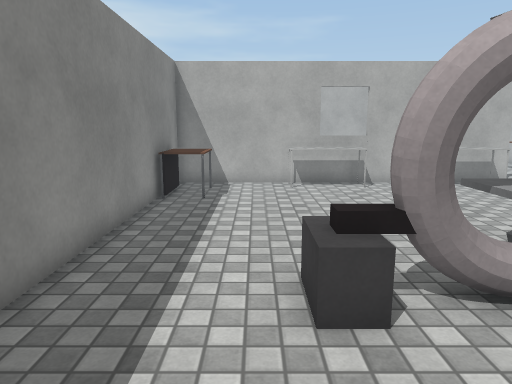
view 1 (above)

16 first-person views from a walk through a 3-D level made in the Unity game engine. The camera is 1.5 m above the floor, tilts 10° down and sees 70° across. The floor is counted in squares, 0.64 m on a side. Each view is taken from the middle of a square. On the plan, view 1 faces up. The plan holds only what a view shows up to about 20 squares ahead; the rest is blank. The player is left out. Door leaves are left out, so doorways stand open. Surface patterns are stand-ins for the level's own textures.

view 2
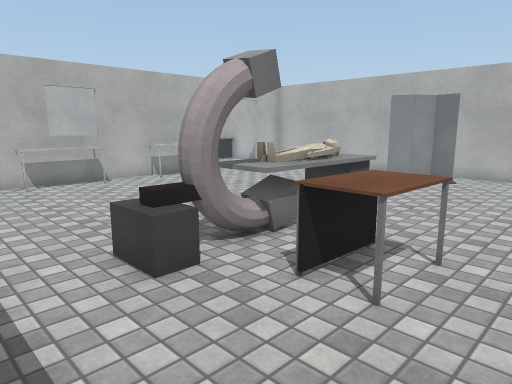

view 3
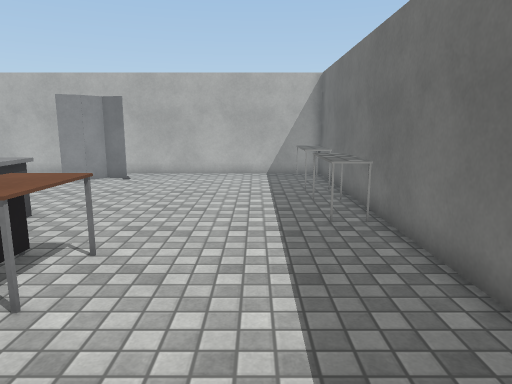

view 4
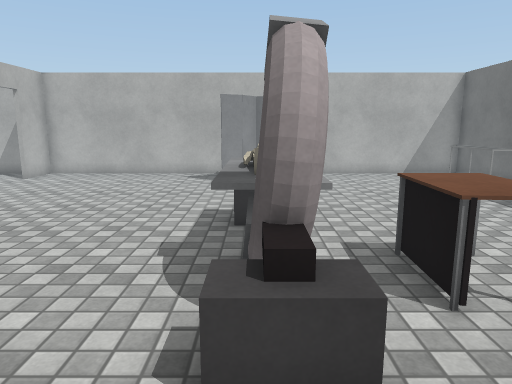

view 5
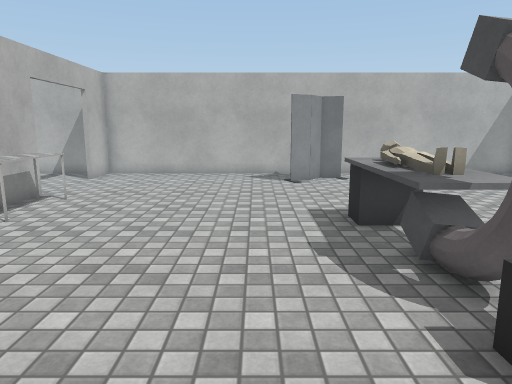

view 6
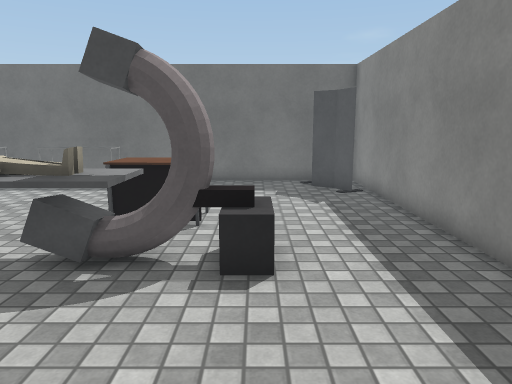

view 7
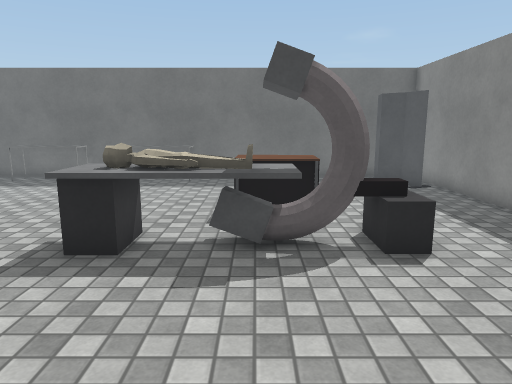

view 8
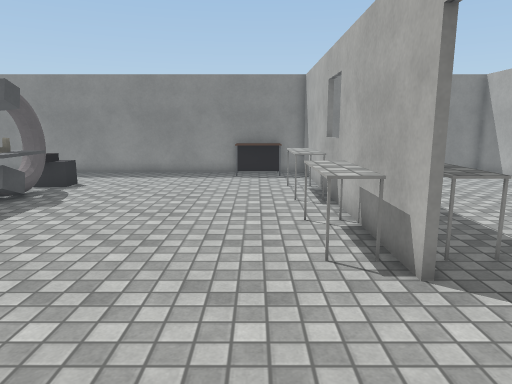

view 9
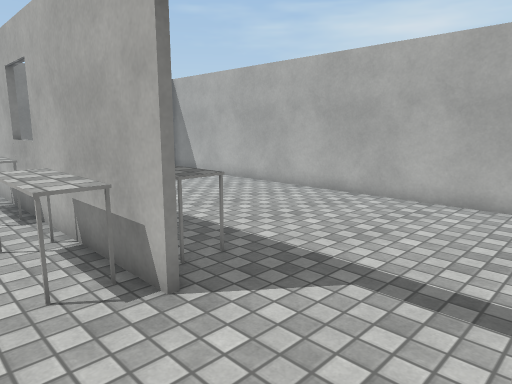

view 10
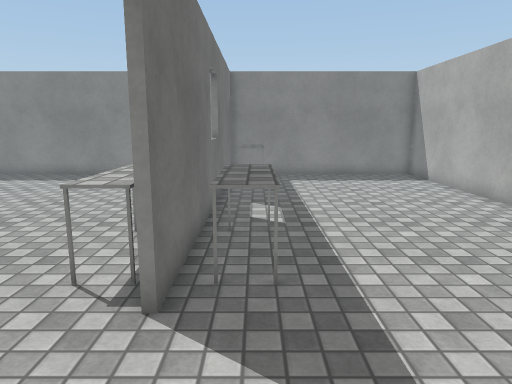

view 11
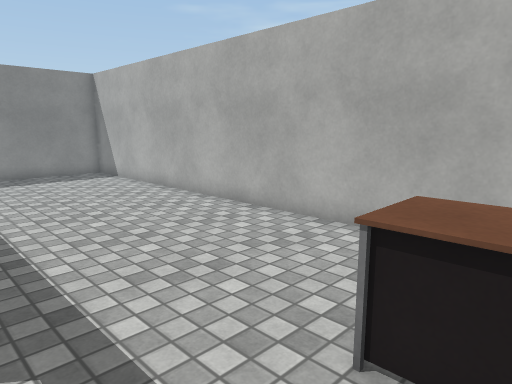

view 12
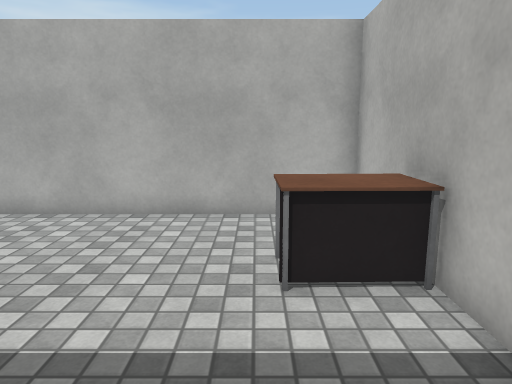

view 13
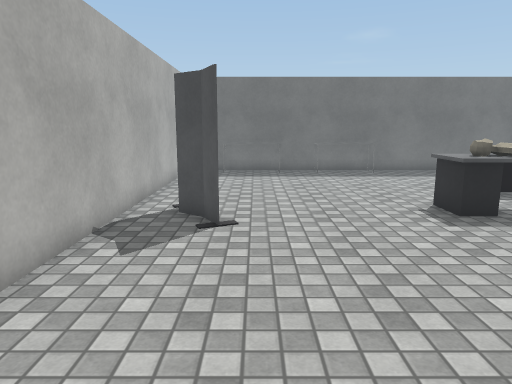

view 14
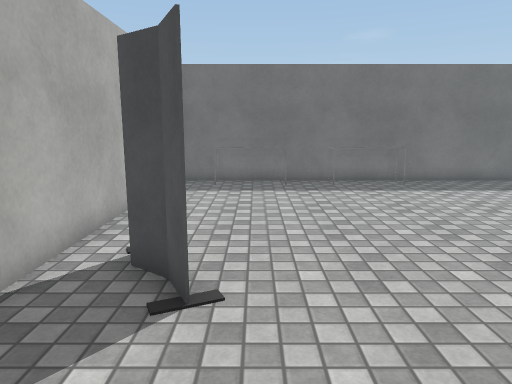

view 15
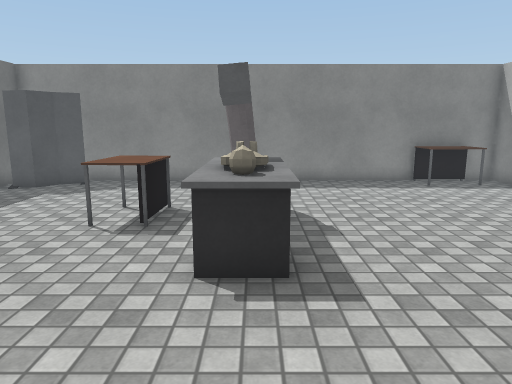

view 16
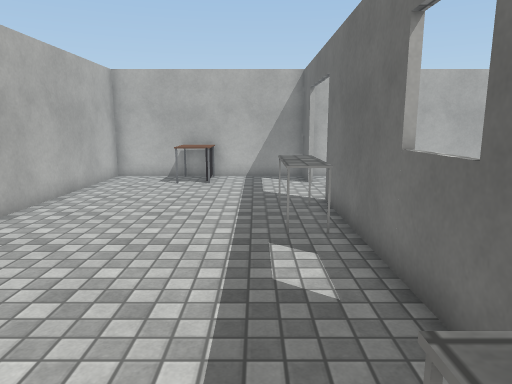

### Floor plan
Points are (right, up) in squares from view 1. A wall is a line through its corners. A room is listed if a view was taken in it or the views show most of it. See-through windows are left out.
Room 1 (views 1, 2, 3, 4, 5, 6, 7, 8, 9, 12, 13, 14, 15)
walls: (13.9, 6.6) (14.4, 5.6) (15.2, 5); (14.9, 4) (15.1, 5) (14.3, 5.6) (13.9, 6.5); (10.4, -5.3) (11.6, -5.3); (10.8, 15.5) (-3.3, 15.5); (-2.5, -2.1) (-2.1, -3.1) (-1.3, -3.7) (-1.4, -4.8); (-3.3, 11.6) (-3.3, -4.9); (15.4, -5.3) (16.7, -5.3) (16.7, 16); (-2.4, -5.3) (6.6, -5.3); (16.8, 15.5) (14.6, 15.5)
ways out: open door at (12.5, 16) to room 2
objects: table (-3, 12) to (-2, 14); other object (1, 4) to (2, 5); table (1, 14) to (4, 15); table (2, 1) to (5, 2); table (3, 4) to (8, 6); table (7, -5) to (10, -4); table (7, 14) to (10, 15); table (12, -5) to (15, -4)
Room 2 (views 10, 11, 16)
walls: (14.6, 15.7) (16.8, 15.7); (16.7, 21.4) (16.7, 24.7) (-3.3, 24.7) (-3.3, 15.7) (10.8, 15.7); (16.7, 16) (16.7, 19.5)
ways out: open door at (12.5, 16) to room 1
objects: table (-3, 17) to (0, 17); table (7, 17) to (10, 17); table (14, 20) to (17, 21)

Positions as (right, up) in squares from view 1, and headings:
1: (0, 0), facing up
2: (-2, -1), facing up-right
3: (-2, -2), facing right
4: (-2, 5), facing right
5: (-2, 8), facing right
6: (1, 11), facing down
7: (4, 12), facing down
8: (16, 13), facing left
9: (15, 13), facing up-left
10: (15, 17), facing left
11: (16, 17), facing up-left
12: (14, 15), facing up
13: (13, 15), facing down
14: (13, 11), facing down
15: (13, 5), facing left
16: (-1, 18), facing right
